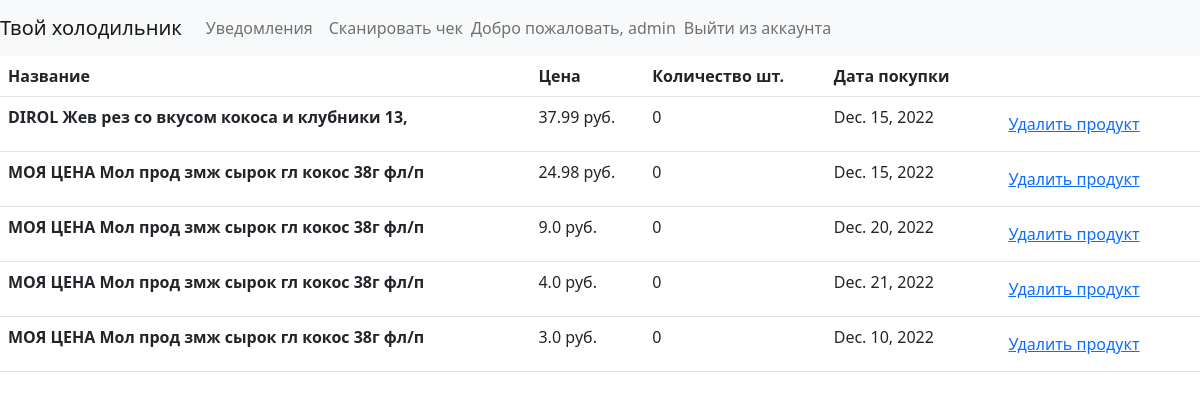
Before: / (signed in) with the older database file.
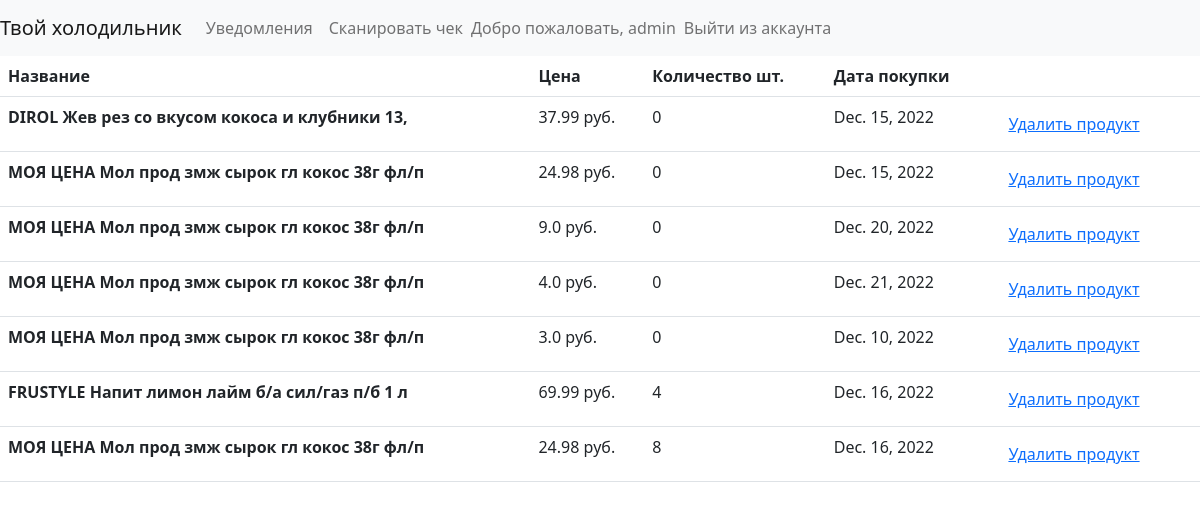
After: the same page with the newer database file.
### smartfridge/models.py (models this page shows, shortened)
class ListOfProduct(models.Model):
    id_user = models.ForeignKey(User, on_delete=models.CASCADE)
    id_product = models.ForeignKey('Product', on_delete=models.DO_NOTHING)
    price = models.FloatField()
    date_purchase = models.DateField()
    quantity = models.IntegerField()
    in_fridge = models.BooleanField()

class Product(models.Model):
    name = models.CharField(max_length=100)
    bar_code = models.CharField(max_length=50)

### smartfridge/views.py (the view)
# urls.py: 2. Add a URL to urlpatterns:  path('', views.home, name='home')
def home(request):
    products = ListOfProduct.objects.all().filter(id_user = request.user.id, in_fridge = True)
    return render(request, 'home.html', {'product_list': products})

### smartfridge/templates/home.html (shortened to what this page needs)
{%extends 'base.html'%}
{%block content%}
    <table class="table">
        <thead>
          <tr>
            <th scope="col">Название</th>
            <th scope="col">Цена</th>
            <th scope="col">Количество шт.</th>
            <th scope="col">Дата покупки</th>
            <th></th>
          </tr>
        </thead>
        <tbody>
            {%for product in product_list%}
          <tr>
            <th scope="row">{{product.id_product.name}}</th>
            <td>{{product.price}} руб.</td>
            <td>{{product.quantity}}</td>
            <td>{{product.date_purchase}}</td>
            <td><button class="btn primary"><a href="{% url 'delete' id=product.id %}"> Удалить продукт</a></button></td>
          </tr>
          {% endfor %}
        </tbody>
      </table>
{%endblock%}

### smartfridge/templates/base.html (shortened to what this page needs)
{% load static %}
<!DOCTYPE html>
<html lang="en">
<head>
<link href="https://cdn.jsdelivr.net/npm/bootstrap@5.2.3/dist/css/bootstrap.min.css" rel="stylesheet">
</head>
<body>
<nav class="navbar navbar-expand-lg navbar-light bg-light">
  <a class="navbar-brand" href="{% url 'home'%}">Твой холодильник</a>
  <div class="collapse navbar-collapse" id="navbarNav">
    <ul class="navbar-nav">
        {% if user.is_authenticated %}
          <li class="nav-item">
            <a class="nav-link" href="{% url 'notifications' %}">Уведомления</a>
          </li>
          <li class="nav-item">
            <a class="nav-link" href="{% url 'scaner' %}">Сканировать чек</a>
          </li>
          <li class="navbar-text">
            Добро пожаловать, {{ user.username }}
          </li>
          <li class="nav-item">
            <a class="nav-link" href="{% url 'logout' %}">Выйти из аккаунта</a>
          </li>
        {% endif %}
    </ul>
  </div>
</nav>
{%block content%}
{%endblock%}
</body>
</html>

Changed rows visible on the page:
added ListOfProduct: id_product.name "FRUSTYLE Напит лимон лайм б/а сил/газ п/б 1 л", price "69.99", quantity "4", date_purchase "Dec. 16, 2022"
added ListOfProduct: id_product.name "МОЯ ЦЕНА Мол прод змж сырок гл кокос 38г фл/п", price "24.98", quantity "8", date_purchase "Dec. 16, 2022"
